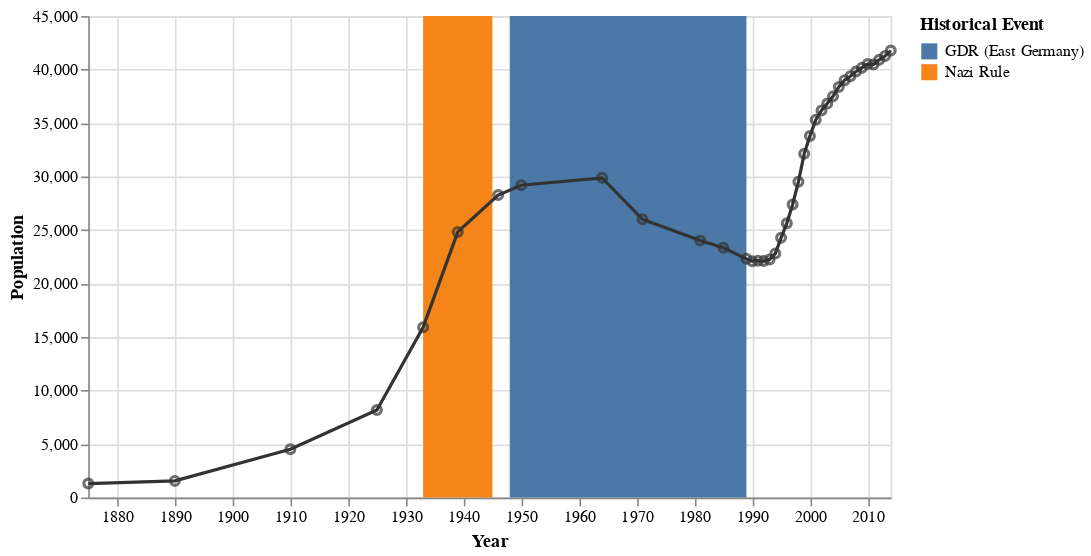

This figure's notebook cell:
### Markdown cell above
## **Line Chart with Highlighted Rectangles**

From https://vega.github.io/vega-lite/examples/layer_falkensee.html

### Code cell
# Define the population data
population_data = pd.DataFrame([
      {"year": "1875", "population": 1309},
      {"year": "1890", "population": 1558},
      {"year": "1910", "population": 4512},
      {"year": "1925", "population": 8180},
      {"year": "1933", "population": 15915},
      {"year": "1939", "population": 24824},
      {"year": "1946", "population": 28275},
      {"year": "1950", "population": 29189},
      {"year": "1964", "population": 29881},
      {"year": "1971", "population": 26007},
      {"year": "1981", "population": 24029},
      {"year": "1985", "population": 23340},
      {"year": "1989", "population": 22307},
      {"year": "1990", "population": 22087},
      {"year": "1991", "population": 22139},
      {"year": "1992", "population": 22105},
      {"year": "1993", "population": 22242},
      {"year": "1994", "population": 22801},
      {"year": "1995", "population": 24273},
      {"year": "1996", "population": 25640},
      {"year": "1997", "population": 27393},
      {"year": "1998", "population": 29505},
      {"year": "1999", "population": 32124},
      {"year": "2000", "population": 33791},
      {"year": "2001", "population": 35297},
      {"year": "2002", "population": 36179},
      {"year": "2003", "population": 36829},
      {"year": "2004", "population": 37493},
      {"year": "2005", "population": 38376},
      {"year": "2006", "population": 39008},
      {"year": "2007", "population": 39366},
      {"year": "2008", "population": 39821},
      {"year": "2009", "population": 40179},
      {"year": "2010", "population": 40511},
      {"year": "2011", "population": 40465},
      {"year": "2012", "population": 40905},
      {"year": "2013", "population": 41258},
      {"year": "2014", "population": 41777}
])
population_data['year'] = pd.to_datetime(population_data['year'], format='%Y')

# Define the event data
event_data = pd.DataFrame([
    {"start": "1933", "end": "1945", "event": "Nazi Rule"},
    {"start": "1948", "end": "1989", "event": "GDR (East Germany)"}
])
event_data['start'] = pd.to_datetime(event_data['start'], format='%Y')
event_data['end'] = pd.to_datetime(event_data['end'], format='%Y')

# Rectangle mark for historical periods
rect = alt.Chart(event_data).mark_rect().encode(
    x=alt.X('start:T', axis=alt.Axis(title='Year')),
    x2='end:T',
    color=alt.Color('event:N', legend=alt.Legend(title="Historical Event"))
)

# Line and point mark for population data
line = alt.Chart(population_data).mark_line(color="#333").encode(
    x=alt.X('year:T', title='Year'),
    y=alt.Y('population:Q', title='Population')
)
point = alt.Chart(population_data).mark_point(color="#333").encode(
    x=alt.X('year:T', title='Year'),
    y=alt.Y('population:Q', title='Population')
)

# Combine the charts
chart = alt.layer(rect, line, point).properties(width=500)

chart.display()

### Figure 1 — Vega-Lite specification as saved in the notebook (floating-point values rounded to 4 significant figures)
{"config": {"view": {"continuousWidth": 300, "continuousHeight": 300}}, "layer": [{"data": {"name": "data-ef83477de904169c653f9a053051b39d"}, "mark": {"type": "rect"}, "encoding": {"color": {"field": "event", "legend": {"title": "Historical Event"}, "type": "nominal"}, "x": {"axis": {"title": "Year"}, "field": "start", "type": "temporal"}, "x2": {"field": "end"}}}, {"data": {"name": "data-39c5e6061af3e7a7e1eeab59f69b98a4"}, "mark": {"type": "line", "color": "#333"}, "encoding": {"x": {"field": "year", "title": "Year", "type": "temporal"}, "y": {"field": "population", "title": "Population", "type": "quantitative"}}}, {"data": {"name": "data-39c5e6061af3e7a7e1eeab59f69b98a4"}, "mark": {"type": "point", "color": "#333"}, "encoding": {"x": {"field": "year", "title": "Year", "type": "temporal"}, "y": {"field": "population", "title": "Population", "type": "quantitative"}}}], "width": 500, "$schema": "https://vega.github.io/schema/vega-lite/v5.20.1.json", "datasets": {"data-ef83477de904169c653f9a053051b39d": [{"start": "1933-01-01T00:00:00", "end": "1945-01-01T00:00:00", "event": "Nazi Rule"}, {"start": "1948-01-01T00:00:00", "end": "1989-01-01T00:00:00", "event": "GDR (East Germany)"}], "data-39c5e6061af3e7a7e1eeab59f69b98a4": [{"year": "1875-01-01T00:00:00", "population": 1309}, {"year": "1890-01-01T00:00:00", "population": 1558}, {"year": "1910-01-01T00:00:00", "population": 4512}, {"year": "1925-01-01T00:00:00", "population": 8180}, {"year": "1933-01-01T00:00:00", "population": 15915}, {"year": "1939-01-01T00:00:00", "population": 24824}, {"year": "1946-01-01T00:00:00", "population": 28275}, {"year": "1950-01-01T00:00:00", "population": 29189}, {"year": "1964-01-01T00:00:00", "population": 29881}, {"year": "1971-01-01T00:00:00", "population": 26007}, {"year": "1981-01-01T00:00:00", "population": 24029}, {"year": "1985-01-01T00:00:00", "population": 23340}, {"year": "1989-01-01T00:00:00", "population": 22307}, {"year": "1990-01-01T00:00:00", "population": 22087}, {"year": "1991-01-01T00:00:00", "population": 22139}, {"year": "1992-01-01T00:00:00", "population": 22105}, {"year": "1993-01-01T00:00:00", "population": 22242}, {"year": "1994-01-01T00:00:00", "population": 22801}, {"year": "1995-01-01T00:00:00", "population": 24273}, {"year": "1996-01-01T00:00:00", "population": 25640}, {"year": "1997-01-01T00:00:00", "population": 27393}, {"year": "1998-01-01T00:00:00", "population": 29505}, {"year": "1999-01-01T00:00:00", "population": 32124}, {"year": "2000-01-01T00:00:00", "population": 33791}, {"year": "2001-01-01T00:00:00", "population": 35297}, {"year": "2002-01-01T00:00:00", "population": 36179}, {"year": "2003-01-01T00:00:00", "population": 36829}, {"year": "2004-01-01T00:00:00", "population": 37493}, {"year": "2005-01-01T00:00:00", "population": 38376}, {"year": "2006-01-01T00:00:00", "population": 39008}, {"year": "2007-01-01T00:00:00", "population": 39366}, {"year": "2008-01-01T00:00:00", "population": 39821}, {"year": "2009-01-01T00:00:00", "population": 40179}, {"year": "2010-01-01T00:00:00", "population": 40511}, {"year": "2011-01-01T00:00:00", "population": 40465}, {"year": "2012-01-01T00:00:00", "population": 40905}, {"year": "2013-01-01T00:00:00", "population": 41258}, {"year": "2014-01-01T00:00:00", "population": 41777}]}}
